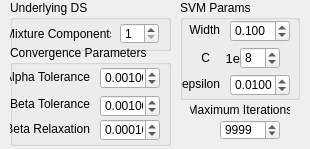
<?xml version="1.0" encoding="UTF-8"?>
<ui version="4.0">
 <class>ParametersASVM</class>
 <widget class="QWidget" name="ParametersASVM">
  <property name="geometry">
   <rect>
    <x>0</x>
    <y>0</y>
    <width>310</width>
    <height>149</height>
   </rect>
  </property>
  <property name="windowTitle">
   <string>Form</string>
  </property>
  <widget class="QLabel" name="label_21">
   <property name="enabled">
    <bool>true</bool>
   </property>
   <property name="geometry">
    <rect>
     <x>190</x>
     <y>100</y>
     <width>100</width>
     <height>20</height>
    </rect>
   </property>
   <property name="font">
    <font>
     <pointsize>9</pointsize>
    </font>
   </property>
   <property name="text">
    <string>Maximum Iterations</string>
   </property>
   <property name="alignment">
    <set>Qt::AlignCenter</set>
   </property>
  </widget>
  <widget class="QSpinBox" name="iterationCount">
   <property name="enabled">
    <bool>true</bool>
   </property>
   <property name="geometry">
    <rect>
     <x>220</x>
     <y>120</y>
     <width>60</width>
     <height>20</height>
    </rect>
   </property>
   <property name="font">
    <font>
     <pointsize>9</pointsize>
    </font>
   </property>
   <property name="toolTip">
    <string>Number of mixture elements</string>
   </property>
   <property name="minimum">
    <number>1</number>
   </property>
   <property name="maximum">
    <number>999999999</number>
   </property>
   <property name="singleStep">
    <number>10</number>
   </property>
   <property name="value">
    <number>9999</number>
   </property>
  </widget>
  <widget class="QGroupBox" name="groupBox">
   <property name="geometry">
    <rect>
     <x>10</x>
     <y>0</y>
     <width>161</width>
     <height>51</height>
    </rect>
   </property>
   <property name="title">
    <string>Underlying DS</string>
   </property>
   <widget class="QLabel" name="label_19">
    <property name="geometry">
     <rect>
      <x>0</x>
      <y>24</y>
      <width>101</width>
      <height>20</height>
     </rect>
    </property>
    <property name="font">
     <font>
      <pointsize>9</pointsize>
     </font>
    </property>
    <property name="text">
     <string>Mixture Components</string>
    </property>
    <property name="alignment">
     <set>Qt::AlignCenter</set>
    </property>
   </widget>
   <widget class="QSpinBox" name="gmmCount">
    <property name="geometry">
     <rect>
      <x>110</x>
      <y>23</y>
      <width>39</width>
      <height>21</height>
     </rect>
    </property>
    <property name="font">
     <font>
      <pointsize>9</pointsize>
     </font>
    </property>
    <property name="toolTip">
     <string>Number of mixture elements</string>
    </property>
    <property name="minimum">
     <number>1</number>
    </property>
    <property name="maximum">
     <number>200</number>
    </property>
    <property name="value">
     <number>1</number>
    </property>
   </widget>
  </widget>
  <widget class="QGroupBox" name="groupBox_2">
   <property name="geometry">
    <rect>
     <x>10</x>
     <y>45</y>
     <width>161</width>
     <height>101</height>
    </rect>
   </property>
   <property name="title">
    <string>Convergence Parameters</string>
   </property>
   <widget class="QLabel" name="labelWidth_2">
    <property name="geometry">
     <rect>
      <x>0</x>
      <y>22</y>
      <width>80</width>
      <height>20</height>
     </rect>
    </property>
    <property name="font">
     <font>
      <pointsize>9</pointsize>
     </font>
    </property>
    <property name="text">
     <string>Alpha Tolerance</string>
    </property>
    <property name="alignment">
     <set>Qt::AlignRight|Qt::AlignTrailing|Qt::AlignVCenter</set>
    </property>
   </widget>
   <widget class="QDoubleSpinBox" name="betaRelaxSpin">
    <property name="geometry">
     <rect>
      <x>90</x>
      <y>74</y>
      <width>60</width>
      <height>22</height>
     </rect>
    </property>
    <property name="font">
     <font>
      <pointsize>9</pointsize>
     </font>
    </property>
    <property name="toolTip">
     <string>&lt;!DOCTYPE HTML PUBLIC &quot;-//W3C//DTD HTML 4.0//EN&quot; &quot;http://www.w3.org/TR/REC-html40/strict.dtd&quot;&gt;
&lt;html&gt;&lt;head&gt;&lt;meta name=&quot;qrichtext&quot; content=&quot;1&quot; /&gt;&lt;style type=&quot;text/css&quot;&gt;
p, li { white-space: pre-wrap; }
&lt;/style&gt;&lt;/head&gt;&lt;body style=&quot; font-family:'MS Shell Dlg 2'; font-size:8.25pt; font-weight:400; font-style:normal;&quot;&gt;
&lt;p style=&quot; margin-top:0px; margin-bottom:0px; margin-left:0px; margin-right:0px; -qt-block-indent:0; text-indent:0px;&quot;&gt;&lt;span style=&quot; font-size:8pt;&quot;&gt;Width of the kernel (gamma)&lt;/span&gt;&lt;/p&gt;
&lt;p style=&quot; margin-top:0px; margin-bottom:0px; margin-left:0px; margin-right:0px; -qt-block-indent:0; text-indent:0px;&quot;&gt;&lt;span style=&quot; font-size:8pt;&quot;&gt;RBF and Polynomial only&lt;/span&gt;&lt;/p&gt;&lt;/body&gt;&lt;/html&gt;</string>
    </property>
    <property name="decimals">
     <number>5</number>
    </property>
    <property name="minimum">
     <double>0.000000000000000</double>
    </property>
    <property name="maximum">
     <double>1.000000000000000</double>
    </property>
    <property name="singleStep">
     <double>0.000100000000000</double>
    </property>
    <property name="value">
     <double>0.000100000000000</double>
    </property>
   </widget>
   <widget class="QLabel" name="labelWidth_3">
    <property name="geometry">
     <rect>
      <x>0</x>
      <y>49</y>
      <width>80</width>
      <height>20</height>
     </rect>
    </property>
    <property name="font">
     <font>
      <pointsize>9</pointsize>
     </font>
    </property>
    <property name="text">
     <string>Beta Tolerance</string>
    </property>
    <property name="alignment">
     <set>Qt::AlignRight|Qt::AlignTrailing|Qt::AlignVCenter</set>
    </property>
   </widget>
   <widget class="QDoubleSpinBox" name="betaTolSpin">
    <property name="geometry">
     <rect>
      <x>90</x>
      <y>50</y>
      <width>60</width>
      <height>22</height>
     </rect>
    </property>
    <property name="font">
     <font>
      <pointsize>9</pointsize>
     </font>
    </property>
    <property name="toolTip">
     <string>&lt;!DOCTYPE HTML PUBLIC &quot;-//W3C//DTD HTML 4.0//EN&quot; &quot;http://www.w3.org/TR/REC-html40/strict.dtd&quot;&gt;
&lt;html&gt;&lt;head&gt;&lt;meta name=&quot;qrichtext&quot; content=&quot;1&quot; /&gt;&lt;style type=&quot;text/css&quot;&gt;
p, li { white-space: pre-wrap; }
&lt;/style&gt;&lt;/head&gt;&lt;body style=&quot; font-family:'MS Shell Dlg 2'; font-size:8.25pt; font-weight:400; font-style:normal;&quot;&gt;
&lt;p style=&quot; margin-top:0px; margin-bottom:0px; margin-left:0px; margin-right:0px; -qt-block-indent:0; text-indent:0px;&quot;&gt;&lt;span style=&quot; font-size:8pt;&quot;&gt;Width of the kernel (gamma)&lt;/span&gt;&lt;/p&gt;
&lt;p style=&quot; margin-top:0px; margin-bottom:0px; margin-left:0px; margin-right:0px; -qt-block-indent:0; text-indent:0px;&quot;&gt;&lt;span style=&quot; font-size:8pt;&quot;&gt;RBF and Polynomial only&lt;/span&gt;&lt;/p&gt;&lt;/body&gt;&lt;/html&gt;</string>
    </property>
    <property name="decimals">
     <number>5</number>
    </property>
    <property name="minimum">
     <double>0.000000000000000</double>
    </property>
    <property name="maximum">
     <double>1.000000000000000</double>
    </property>
    <property name="singleStep">
     <double>0.000100000000000</double>
    </property>
    <property name="value">
     <double>0.001000000000000</double>
    </property>
   </widget>
   <widget class="QLabel" name="labelWidth_4">
    <property name="geometry">
     <rect>
      <x>0</x>
      <y>74</y>
      <width>80</width>
      <height>20</height>
     </rect>
    </property>
    <property name="font">
     <font>
      <pointsize>9</pointsize>
     </font>
    </property>
    <property name="text">
     <string>Beta Relaxation</string>
    </property>
    <property name="alignment">
     <set>Qt::AlignRight|Qt::AlignTrailing|Qt::AlignVCenter</set>
    </property>
   </widget>
   <widget class="QDoubleSpinBox" name="alphaTolSpin">
    <property name="geometry">
     <rect>
      <x>90</x>
      <y>22</y>
      <width>60</width>
      <height>22</height>
     </rect>
    </property>
    <property name="font">
     <font>
      <pointsize>9</pointsize>
     </font>
    </property>
    <property name="toolTip">
     <string>&lt;!DOCTYPE HTML PUBLIC &quot;-//W3C//DTD HTML 4.0//EN&quot; &quot;http://www.w3.org/TR/REC-html40/strict.dtd&quot;&gt;
&lt;html&gt;&lt;head&gt;&lt;meta name=&quot;qrichtext&quot; content=&quot;1&quot; /&gt;&lt;style type=&quot;text/css&quot;&gt;
p, li { white-space: pre-wrap; }
&lt;/style&gt;&lt;/head&gt;&lt;body style=&quot; font-family:'MS Shell Dlg 2'; font-size:8.25pt; font-weight:400; font-style:normal;&quot;&gt;
&lt;p style=&quot; margin-top:0px; margin-bottom:0px; margin-left:0px; margin-right:0px; -qt-block-indent:0; text-indent:0px;&quot;&gt;&lt;span style=&quot; font-size:8pt;&quot;&gt;Width of the kernel (gamma)&lt;/span&gt;&lt;/p&gt;
&lt;p style=&quot; margin-top:0px; margin-bottom:0px; margin-left:0px; margin-right:0px; -qt-block-indent:0; text-indent:0px;&quot;&gt;&lt;span style=&quot; font-size:8pt;&quot;&gt;RBF and Polynomial only&lt;/span&gt;&lt;/p&gt;&lt;/body&gt;&lt;/html&gt;</string>
    </property>
    <property name="decimals">
     <number>5</number>
    </property>
    <property name="minimum">
     <double>0.000000000000000</double>
    </property>
    <property name="maximum">
     <double>1.000000000000000</double>
    </property>
    <property name="singleStep">
     <double>0.000100000000000</double>
    </property>
    <property name="value">
     <double>0.001000000000000</double>
    </property>
   </widget>
  </widget>
  <widget class="QGroupBox" name="groupBox_3">
   <property name="geometry">
    <rect>
     <x>180</x>
     <y>0</y>
     <width>120</width>
     <height>100</height>
    </rect>
   </property>
   <property name="title">
    <string>SVM Params</string>
   </property>
   <widget class="QLabel" name="labelDegree">
    <property name="geometry">
     <rect>
      <x>10</x>
      <y>47</y>
      <width>20</width>
      <height>22</height>
     </rect>
    </property>
    <property name="font">
     <font>
      <pointsize>9</pointsize>
     </font>
    </property>
    <property name="text">
     <string>C</string>
    </property>
    <property name="alignment">
     <set>Qt::AlignRight|Qt::AlignTrailing|Qt::AlignVCenter</set>
    </property>
   </widget>
   <widget class="QLabel" name="labelWidth">
    <property name="geometry">
     <rect>
      <x>0</x>
      <y>20</y>
      <width>40</width>
      <height>20</height>
     </rect>
    </property>
    <property name="font">
     <font>
      <pointsize>9</pointsize>
     </font>
    </property>
    <property name="text">
     <string>Width</string>
    </property>
    <property name="alignment">
     <set>Qt::AlignRight|Qt::AlignTrailing|Qt::AlignVCenter</set>
    </property>
   </widget>
   <widget class="QDoubleSpinBox" name="kernelWidthSpin">
    <property name="geometry">
     <rect>
      <x>50</x>
      <y>20</y>
      <width>60</width>
      <height>22</height>
     </rect>
    </property>
    <property name="font">
     <font>
      <pointsize>9</pointsize>
     </font>
    </property>
    <property name="toolTip">
     <string>&lt;!DOCTYPE HTML PUBLIC &quot;-//W3C//DTD HTML 4.0//EN&quot; &quot;http://www.w3.org/TR/REC-html40/strict.dtd&quot;&gt;
&lt;html&gt;&lt;head&gt;&lt;meta name=&quot;qrichtext&quot; content=&quot;1&quot; /&gt;&lt;style type=&quot;text/css&quot;&gt;
p, li { white-space: pre-wrap; }
&lt;/style&gt;&lt;/head&gt;&lt;body style=&quot; font-family:'MS Shell Dlg 2'; font-size:8.25pt; font-weight:400; font-style:normal;&quot;&gt;
&lt;p style=&quot; margin-top:0px; margin-bottom:0px; margin-left:0px; margin-right:0px; -qt-block-indent:0; text-indent:0px;&quot;&gt;&lt;span style=&quot; font-size:8pt;&quot;&gt;Width of the kernel (gamma)&lt;/span&gt;&lt;/p&gt;
&lt;p style=&quot; margin-top:0px; margin-bottom:0px; margin-left:0px; margin-right:0px; -qt-block-indent:0; text-indent:0px;&quot;&gt;&lt;span style=&quot; font-size:8pt;&quot;&gt;RBF and Polynomial only&lt;/span&gt;&lt;/p&gt;&lt;/body&gt;&lt;/html&gt;</string>
    </property>
    <property name="decimals">
     <number>3</number>
    </property>
    <property name="minimum">
     <double>0.001000000000000</double>
    </property>
    <property name="singleStep">
     <double>0.010000000000000</double>
    </property>
    <property name="value">
     <double>0.100000000000000</double>
    </property>
   </widget>
   <widget class="QDoubleSpinBox" name="CSpin">
    <property name="geometry">
     <rect>
      <x>60</x>
      <y>47</y>
      <width>40</width>
      <height>22</height>
     </rect>
    </property>
    <property name="font">
     <font>
      <pointsize>9</pointsize>
     </font>
    </property>
    <property name="toolTip">
     <string>&lt;!DOCTYPE HTML PUBLIC &quot;-//W3C//DTD HTML 4.0//EN&quot; &quot;http://www.w3.org/TR/REC-html40/strict.dtd&quot;&gt;
&lt;html&gt;&lt;head&gt;&lt;meta name=&quot;qrichtext&quot; content=&quot;1&quot; /&gt;&lt;style type=&quot;text/css&quot;&gt;
p, li { white-space: pre-wrap; }
&lt;/style&gt;&lt;/head&gt;&lt;body style=&quot; font-family:'MS Shell Dlg 2'; font-size:8.25pt; font-weight:400; font-style:normal;&quot;&gt;
&lt;p style=&quot; margin-top:0px; margin-bottom:0px; margin-left:0px; margin-right:0px; -qt-block-indent:0; text-indent:0px;&quot;&gt;&lt;span style=&quot; font-size:8pt;&quot;&gt;Width of the kernel (gamma)&lt;/span&gt;&lt;/p&gt;
&lt;p style=&quot; margin-top:0px; margin-bottom:0px; margin-left:0px; margin-right:0px; -qt-block-indent:0; text-indent:0px;&quot;&gt;&lt;span style=&quot; font-size:8pt;&quot;&gt;RBF and Polynomial only&lt;/span&gt;&lt;/p&gt;&lt;/body&gt;&lt;/html&gt;</string>
    </property>
    <property name="decimals">
     <number>0</number>
    </property>
    <property name="minimum">
     <double>-100.000000000000000</double>
    </property>
    <property name="maximum">
     <double>100.000000000000000</double>
    </property>
    <property name="singleStep">
     <double>1.000000000000000</double>
    </property>
    <property name="value">
     <double>8.000000000000000</double>
    </property>
   </widget>
   <widget class="QLabel" name="labelDegree_2">
    <property name="geometry">
     <rect>
      <x>40</x>
      <y>47</y>
      <width>20</width>
      <height>22</height>
     </rect>
    </property>
    <property name="font">
     <font>
      <pointsize>10</pointsize>
     </font>
    </property>
    <property name="text">
     <string>1e</string>
    </property>
    <property name="alignment">
     <set>Qt::AlignRight|Qt::AlignTrailing|Qt::AlignVCenter</set>
    </property>
   </widget>
   <widget class="QDoubleSpinBox" name="epsilonSpin">
    <property name="geometry">
     <rect>
      <x>50</x>
      <y>74</y>
      <width>60</width>
      <height>22</height>
     </rect>
    </property>
    <property name="font">
     <font>
      <pointsize>9</pointsize>
     </font>
    </property>
    <property name="toolTip">
     <string>&lt;!DOCTYPE HTML PUBLIC &quot;-//W3C//DTD HTML 4.0//EN&quot; &quot;http://www.w3.org/TR/REC-html40/strict.dtd&quot;&gt;
&lt;html&gt;&lt;head&gt;&lt;meta name=&quot;qrichtext&quot; content=&quot;1&quot; /&gt;&lt;style type=&quot;text/css&quot;&gt;
p, li { white-space: pre-wrap; }
&lt;/style&gt;&lt;/head&gt;&lt;body style=&quot; font-family:'MS Shell Dlg 2'; font-size:8.25pt; font-weight:400; font-style:normal;&quot;&gt;
&lt;p style=&quot; margin-top:0px; margin-bottom:0px; margin-left:0px; margin-right:0px; -qt-block-indent:0; text-indent:0px;&quot;&gt;&lt;span style=&quot; font-size:8pt;&quot;&gt;Width of the kernel (gamma)&lt;/span&gt;&lt;/p&gt;
&lt;p style=&quot; margin-top:0px; margin-bottom:0px; margin-left:0px; margin-right:0px; -qt-block-indent:0; text-indent:0px;&quot;&gt;&lt;span style=&quot; font-size:8pt;&quot;&gt;RBF and Polynomial only&lt;/span&gt;&lt;/p&gt;&lt;/body&gt;&lt;/html&gt;</string>
    </property>
    <property name="decimals">
     <number>4</number>
    </property>
    <property name="minimum">
     <double>0.000100000000000</double>
    </property>
    <property name="maximum">
     <double>999999.000000000000000</double>
    </property>
    <property name="singleStep">
     <double>0.001000000000000</double>
    </property>
    <property name="value">
     <double>0.010000000000000</double>
    </property>
   </widget>
   <widget class="QLabel" name="labelWidth_5">
    <property name="geometry">
     <rect>
      <x>0</x>
      <y>74</y>
      <width>40</width>
      <height>20</height>
     </rect>
    </property>
    <property name="font">
     <font>
      <pointsize>9</pointsize>
     </font>
    </property>
    <property name="text">
     <string>epsilon</string>
    </property>
    <property name="alignment">
     <set>Qt::AlignRight|Qt::AlignTrailing|Qt::AlignVCenter</set>
    </property>
   </widget>
  </widget>
 </widget>
 <resources/>
 <connections/>
</ui>
